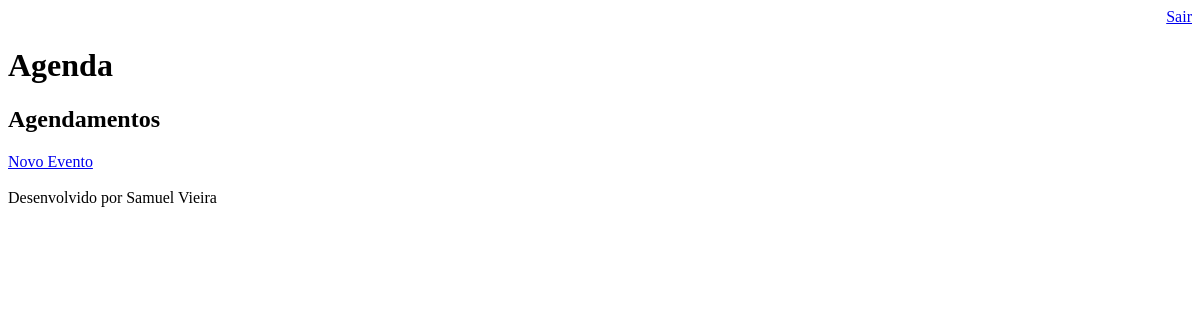
/agenda/ (signed in), run on an earlier commit of the app's database.
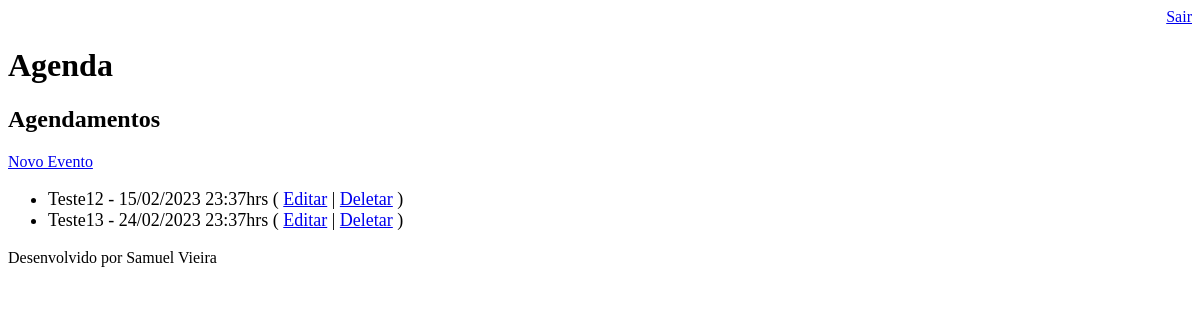
And on a later commit of the database.
### core_app/models.py (models this page shows, shortened)
class Event(models.Model):
    title = models.CharField(max_length=100)
    description = models.TextField(blank=True, null=True)
    event_date = models.DateTimeField()
    create_date = models.DateTimeField(auto_now=True, verbose_name='Registered in')
    user = models.ForeignKey(User, on_delete=models.CASCADE)
    class Meta:
        db_table = 'events'
    def get_create_date(self):
        return self.event_date.strftime('%d/%m/%Y %H:%Mhrs')
    def get_delayed_event(self):
        if self.event_date < dt.now():
            return True
        else:
            return False

### core_app/views.py (the view)
# urls.py: path('agenda/', views.events_list),
@login_required(login_url='/login/')
def events_list(req):
    user = req.user
    time_now = dt.now() - timedelta(hours=1)
    evnt = Event.objects.filter(user=user, event_date__gt=time_now)
    data = {'events': evnt}
    return render(req, 'agenda.html', data)

### templates/agenda.html
{% extends "model_page.html" %}
{% block content %}
    <h2>Agendamentos</h2>
    <a href="evento/" style="">Novo Evento</a>
    <ul style="font-size: 18px">
    {% for event in events %}
        <li>
            <div style={% if event.get_delayed_event %}color:red{% endif %}>
                {{ event.title }} - {{ event.get_create_date }}
                ( <a href="evento/?id={{event.id}}">Editar</a> | <a href="evento/delete/{{ event.id }}/">Deletar</a> )
            </div>
        </li>
    {% endfor %}
    </ul>
{% endblock %}

What changed in the data, as far as the page shows it:
added Event: title "Teste12", get_create_date "15/02/2023 23:37hrs"
added Event: title "Teste13", get_create_date "24/02/2023 23:37hrs"
